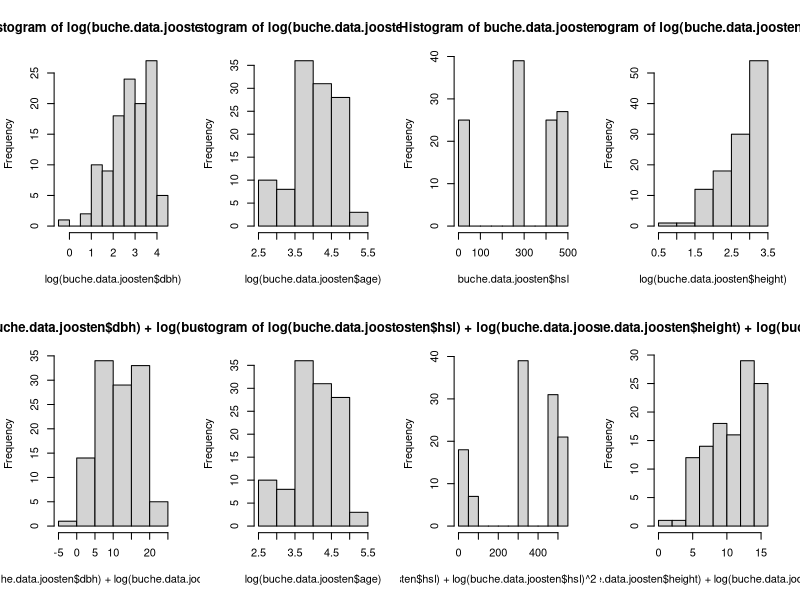
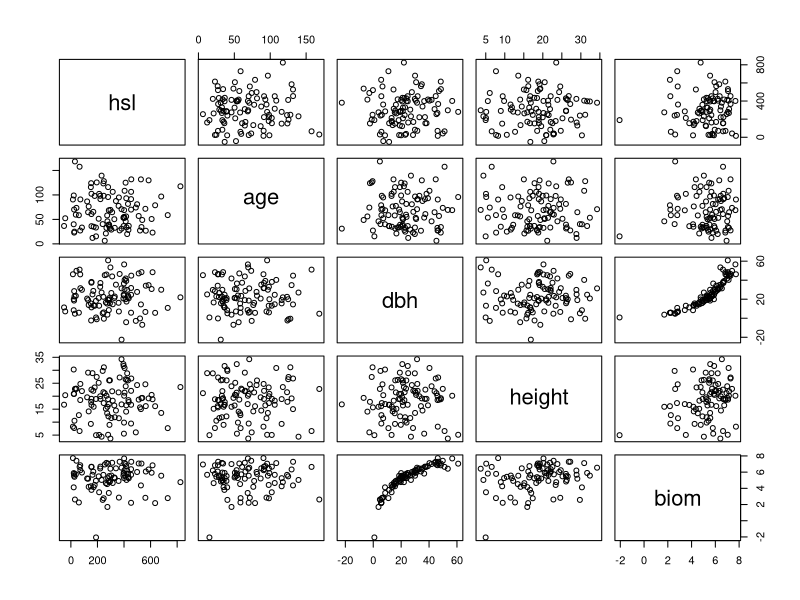
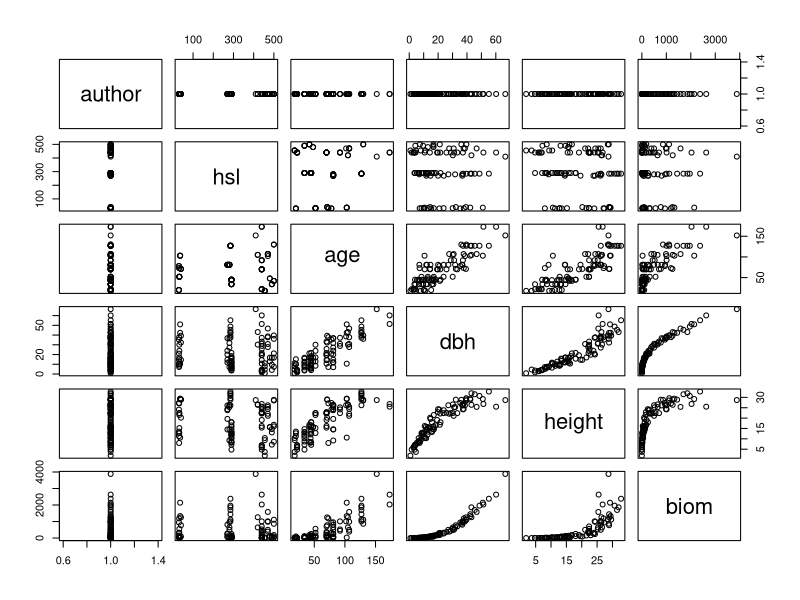
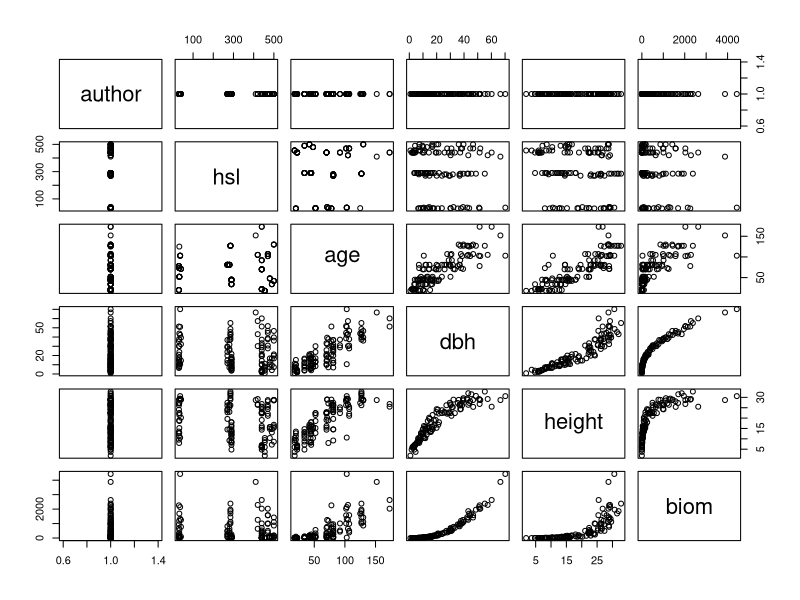
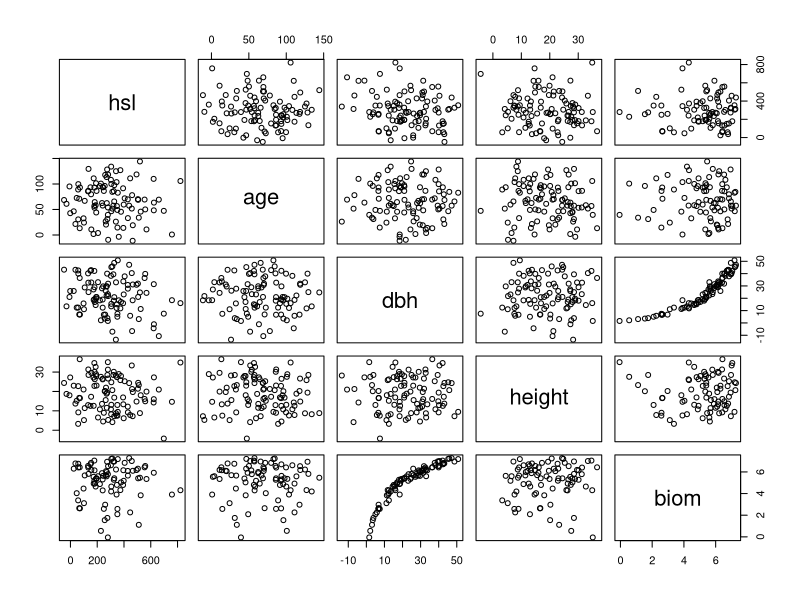
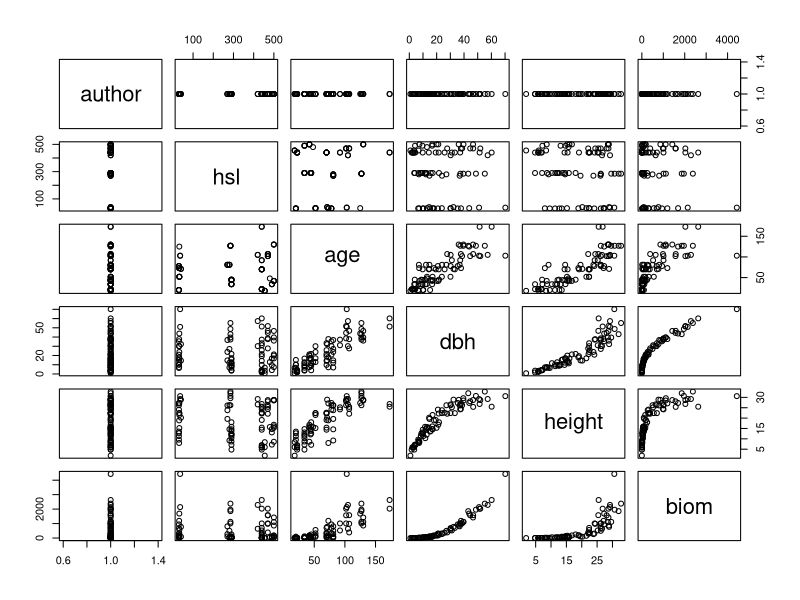
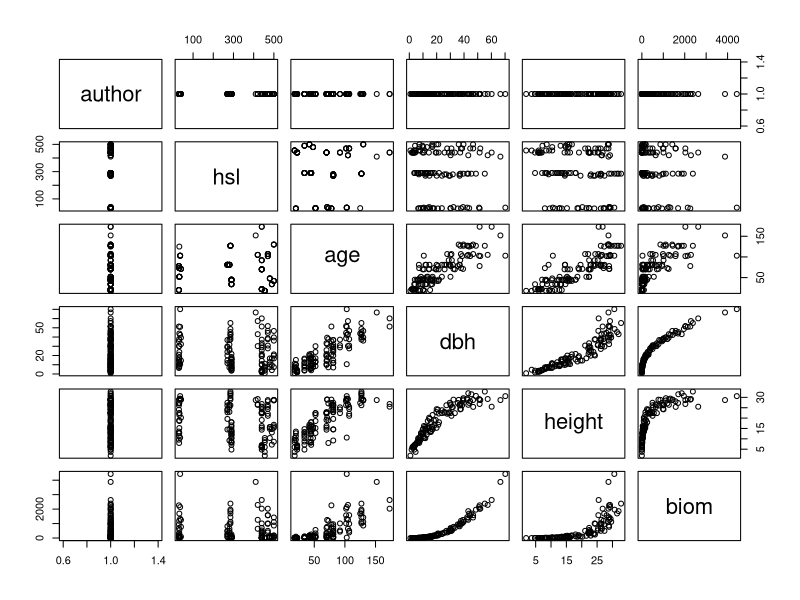
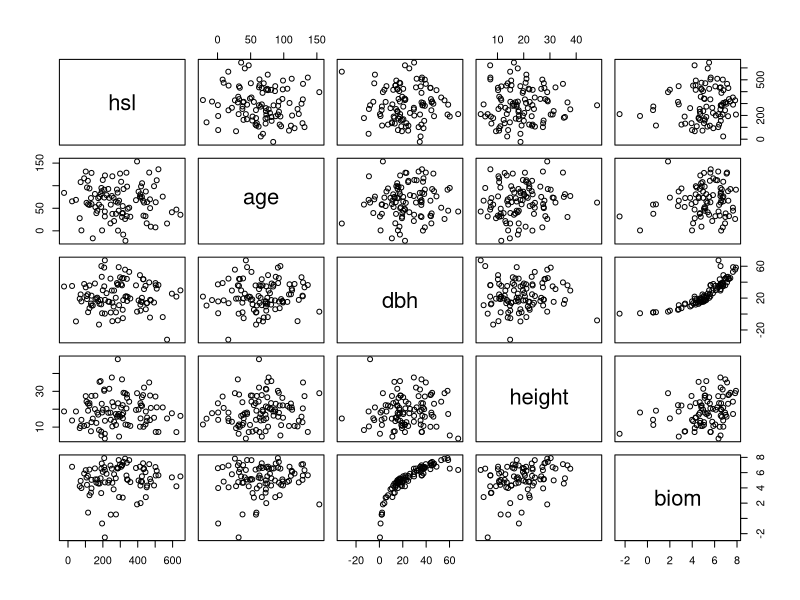

Write R code to recreate these figures, in order.
# Setzen des Working Directory
# setwd("~/Documents/Master Data Science/Statistische Verfahren/Projekt/Statistische-Verfahren--Projekt-4.1-Buche/Aufgabenstellung")
# Laden der Daten aus CSV
buche.data = read.csv("buche.csv", sep=",")
head(buche.data)
# Seed fuer den Random Number Generator
set.seed(0)

# Aufteilen des Datensatzes in Teildatensaetze jedes einzelogen Autors
buche.data.joosten = subset(buche.data, buche.data[,1] == "Joosten")

## Best subset selection
# 1. maximales Modell festlegen
# 2. alle Teilmodelle sind Kandidatenmodelle
# 3. Entscheidung basierend auf Mallow's Cp
# 4. Schaetzer fuer SPSE = Cp * sigma2.max + n* sigma2.max

## leaps
require("leaps")

# joosten
buche.bss.joosten = regsubsets(log(biom)~1+ I(log(dbh))+I(log(dbh)^2)+I(log(age))+I(log(age)^2)+I(log(height))+I(log(height)^2)+hsl+I(hsl^2)+I(log(hsl))+I(log(hsl)^2), data = buche.data.joosten, nbest = 3) ## nbest = 3, jeweils die drei besten Modelle gleicher Parameterzahl
# summary(buche.bss.joosten)

summary(buche.bss.joosten)$cp
summary(buche.bss.joosten)$which[22,] # Modell 22 liefert betragsmaessig besten CP-Wert (8.344969)

m.joosten = lm(log(biom)~1+ I(log(dbh))+I(log(dbh)^2)+I(log(age))+I(log(height))+I(log(height)^2)+hsl+I(log(hsl))+I(log(hsl)^2), data = buche.data.joosten)

## Simulation
# Genutzter Datensatz und Anzal der Outputs fuer Kreuzvalidierung
buche.data.used = buche.data.joosten

# Anzahl der Beobachtungen fuer den gewaehlten Datensatz
numberObs = nrow(buche.data.used)

cross.length.out = numberObs

# Initialisierung
SPSE = rep(0,4)
SPSE.theo = rep(0,4)
n = 100
reps = 1

## Kreuzalidierung
index = rep(1:10, length.out = cross.length.out)

par(mfrow = c(2,4))
hist(log(buche.data.joosten$dbh))
hist(log(buche.data.joosten$age))
hist(buche.data.joosten$hsl)
hist(log(buche.data.joosten$height))
hist(log(buche.data.joosten$dbh) + log(buche.data.joosten$dbh)^2)
hist(log(buche.data.joosten$age))
hist(log(buche.data.joosten$hsl) + log(buche.data.joosten$hsl)^2 + buche.data.joosten$hsl)
hist(log(buche.data.joosten$height) + log(buche.data.joosten$height)^2)


for(m in 1:4){
  for(j in 1:reps){
    index = sample(index)
    i = c(1:(m+1))
    ## Zerlegung
    buche.test= buche.data.used[index %in% i,]
    buche.design= buche.data.used[!(index %in% i),]
    
    ## Simulation
    biom.mean = mean(buche.design$biom)
    biom.sd = sd(buche.design$biom)
    #biom.sim = rnorm(n, mean = biom.mean, sd = biom.sd)
    
    age.mean = mean(buche.design$age)
    age.sd = sd(buche.design$age)
    age.sim = rnorm(n, mean = age.mean, sd = age.sd)
    
    dbh.mean = mean(buche.design$dbh)
    dbh.sd = sd(buche.design$dbh)
    dbh.sim = rnorm(n, mean = dbh.mean, sd = dbh.sd)
    
    height.mean = mean(buche.design$height)
    height.sd = sd(buche.design$height)
    height.sim = rnorm(n, mean = height.mean, sd = height.sd)
    
    hsl.mean = mean(buche.design$hsl)
    hsl.sd = sd(buche.design$hsl)
    hsl.sim = rnorm(n, mean = hsl.mean, sd = hsl.sd)
    
    m.joosten.design = lm(log(biom)~1+ I(log(dbh))+I(log(dbh)^2)+I(log(age))+I(log(height))+I(log(height)^2)+hsl+I(log(hsl))+I(log(hsl)^2), data = buche.design)
    buche.sim.temp = data.frame(age = age.sim, dbh = dbh.sim, height = height.sim, hsl = hsl.sim)
    biom.sim = predict(m.joosten.design, newdata=buche.sim.temp)
    
    buche.sim = data.frame(hsl = hsl.sim, age = age.sim, dbh = dbh.sim, height = height.sim, biom = biom.sim)
    
    plot(buche.sim)
    plot(buche.design)
    plot(buche.data.used)
    
    # Muessen die simulierten Biomassedaten nicht zu den Parametern passen? Wie wird das erreicht?
    # Wie bekommen wir Simulierte Parameter zu den simulierten Biomassedaten?
    # In einer Loesung von vorherigen Studenten wurden einfach zufaellig Daten aus der Designmatrix mit den simulierten Biomassedaten verknuepft. Wieso ist das zielfuehrend?
    
    ## Parameterschaetzung
    #TODO: verwenden der Simulationsdaten fuer die Berechunung der Parameter
    m.joosten = lm(log(biom)~1+ I(log(dbh))+I(log(dbh)^2)+I(log(age))+I(log(height))+I(log(height)^2)+hsl+I(log(hsl))+I(log(hsl)^2), data = buche.sim)
   
    ## Prognosefehler
    
    ## Erwarteter SPSE
    SPSE[m] = SPSE[m] + sum((log(buche.test$biom)-predict(m.joosten, newdata=buche.test))^2)
    
    ## Theoretischer SPSE
    # SPSE = n*sd^2 + (bias ist NULL, da Zufallszahlen Erwartungstreu) + |M|*sd^2
    numberObs.sim = nrow(buche.design)  # Anzahl der Beobachtungen fuer den gewaehlten Datensatz
    SPSE.theo[m] = SPSE.theo[m] + n*biom.sd^2 + numberObs.sim*biom.sd^2 
    
  }
  SPSE[m] = SPSE[m]/reps
  SPSE.theo[m] = SPSE.theo[m]/reps
}

## Schaetzung auf Grund von RSS
#m.joosten = lm(log(biom)~1+ I(log(dbh))+I(log(dbh)^2)+I(log(age))+I(log(height))+I(log(height)^2)+hsl+I(log(hsl))+I(log(hsl)^2), data = buche.test)

#RSS = sum(residuals(m.joosten)^2)


#summary(m.joosten)
#sigma2.max = RSS/(cross.length.out-9) # Wie wird sigma2.max berechnet? woher kam bei aufgabe 8 die -19? Number of coefficients in max model?

#SPSE1 = RSS + 2*sigma2.max*length(coef(m.joosten))

#c(SPSE1 ,SPSE2 ,SPSE3 ,SPSE4)

## Best subset selection
# 1. maximales Modell festlegen
# 2. alle Teilmodelle sind Kandidatenmodelle
# 3. Entscheidung basierend auf Mallow's Cp
# 4. Schaetzer fuer SPSE = Cp * sigma2.max + n* sigma2.max

## leaps
#require("leaps")

#buche.bss = regsubsets(log(biom)~1+ I(log(dbh))+I(log(dbh)^2)+I(log(height))+I(log(height)^2)+I(log(age))+hsl, data = buche.data.used, nbest = 3) ## nbest = 3, jeweils die drei besten Modelle gleicher Parameterzahl
#summary(buche.bss)


#summary(buche.bss)$cp
#par(mar=c(0, 0, 1600, 16))
#plot(summary(buche.bss)$cp)

#summary(buche.bss)$cp*sigma2.max + cross.length.out* sigma2.max
